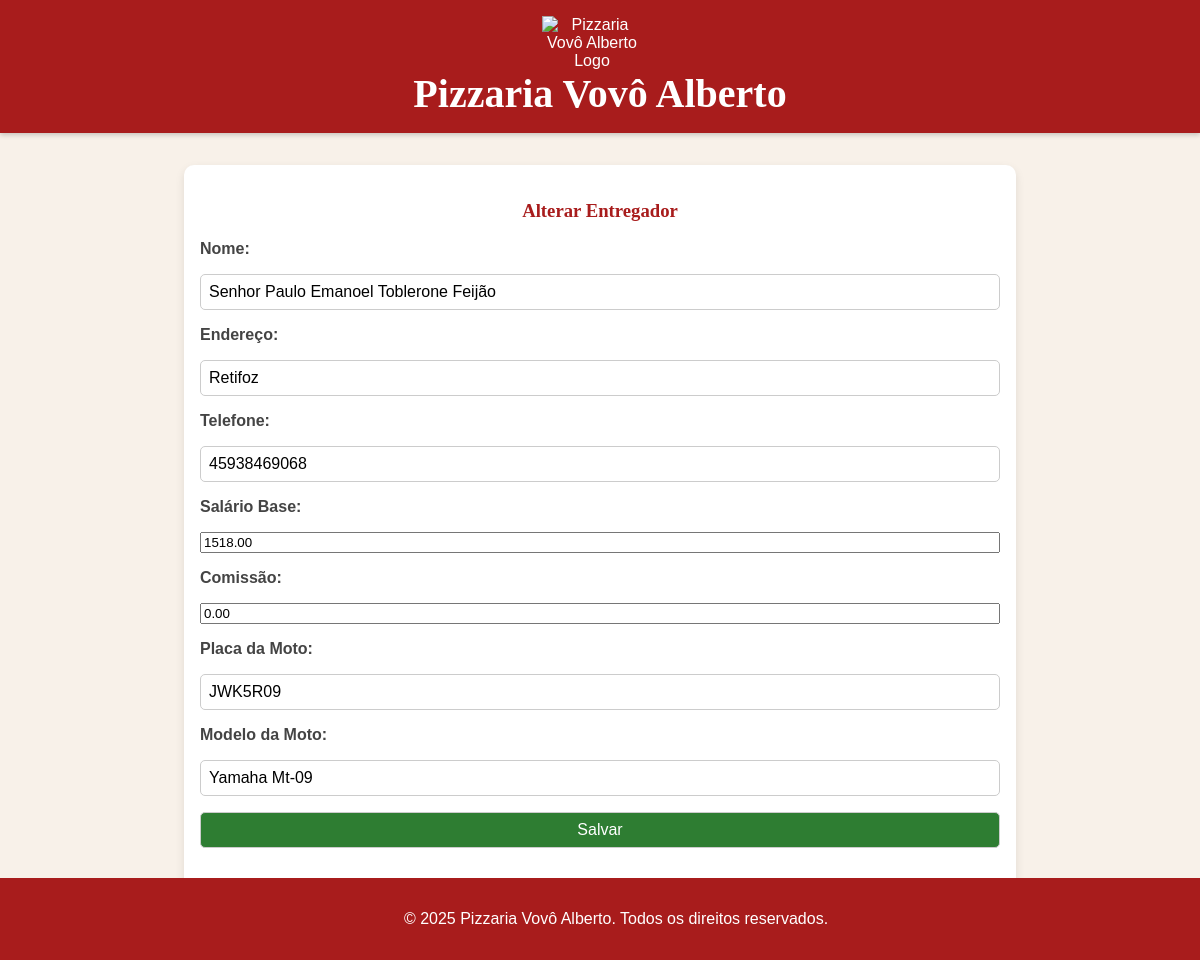
Screenshot of /view/entregadores/formEntregador.php?id=3 with the database file from the repository.
### tables this page shows
CREATE TABLE entregador (
    id INT AUTO_INCREMENT NOT NULL,
    nome VARCHAR(50) NOT NULL,
    endereco VARCHAR(100) NOT NULL,
    telefone VARCHAR(50) NOT NULL,
    salarioBase DECIMAL(10,2) NOT NULL,
    comissao DECIMAL(10,2) DEFAULT 0,
    placaMoto VARCHAR(7) NOT NULL,
    modeloMoto VARCHAR(30) NOT NULL,
    CONSTRAINT pk_entregador PRIMARY KEY (id)
);

### dao/EntregadorDAO.php (called while the page is built, shortened)
<?php
require_once(__DIR__ . '/../util/Connection.php');
require_once(__DIR__ . '/../model/Entregador.php');
class EntregadorDAO {
    private PDO $conexao;
    public function __construct() {
        $this->conexao = Connection::getConnection();
    }
    public function buscarPorId(int $id): ?Entregador {
        $sql = "SELECT * FROM entregador WHERE id = ?";
        $stm = $this->conexao->prepare($sql);
        $stm->execute([$id]);
        $result = $stm->fetchAll(PDO::FETCH_ASSOC);
        $entregadores = $this->map($result);
        return count($entregadores) > 0 ? $entregadores[0] : null;
    }
    public function map($resultado) {
        $entregadores = [];
        foreach ($resultado as $r) {
            $entregador = new Entregador();
            $entregador->setId($r['id']);
            $entregador->setNome($r['nome']);
            $entregador->setEndereco($r['endereco']);
            $entregador->setTelefone($r['telefone']);
            $entregador->setSalarioBase($r['salarioBase']);
            $entregador->setComissao($r['comissao']);
            $entregador->setPlacaMoto($r['placaMoto']);
            $entregador->setModeloMoto($r['modeloMoto']);
            $entregadores[] = $entregador;
        }
        return $entregadores;
    }
}
?>

### util/Connection.php (called while the page is built, shortened)
<?php
class Connection {
    private static $conn = null;
    public static function getConnection() {
        if(self::$conn == null) {
            try {
                $opcoes = array(
                    PDO::MYSQL_ATTR_INIT_COMMAND => "SET NAMES utf8",
                    PDO::ATTR_ERRMODE => PDO::ERRMODE_EXCEPTION,
                    PDO::ATTR_DEFAULT_FETCH_MODE => PDO::FETCH_ASSOC);
                $strConn = "mysql:host=" . DB_HOST . ";dbname=" . DB_NAME;
                self::$conn = new PDO($strConn, DB_USER, DB_PASSWORD, $opcoes);
            } catch(PDOException $e) {
                echo "Erro ao conectar na base de dados.<br>";
                print_r($e);
            }
        }
        return self::$conn;
    }
}

### controller/EntregadorController.php (called while the page is built, shortened)
<?php
require_once(__DIR__ . '/../model/Entregador.php');
require_once(__DIR__ . '/../dao/EntregadorDAO.php');
class EntregadorController {
    private ?EntregadorDAO $entregadorDAO;
    public function __construct(){
        $this->entregadorDAO = new EntregadorDAO();
    }
    public function buscarPorId(int $id): ?Entregador {
        return $this->entregadorDAO->buscarPorId($id);
    }
}
?>

### model/Entregador.php (called while the page is built, shortened)
<?php
class Entregador {
    private $nome;
    private $endereco;
    private $telefone;
    private $salarioBase;
    private $comissao;
    private $placaMoto;
    private $modeloMoto;
    function getNome(){
        return $this->nome;
    }
    function setNome($nome){
        $this->nome=$nome;
    }
    function getEndereco(){
        return $this->endereco;
    }
    function setEndereco($endereco){
        $this->endereco=$endereco;
    }
    function getTelefone(){
        return $this->telefone;
    }
    function setTelefone($telefone){
        $this->telefone=$telefone;
    }
    function getSalarioBase(){
        return $this->salarioBase;
    }
    function setSalarioBase($salarioBase){
        $this->salarioBase=$salarioBase;
    }
    function getComissao(){
        return $this->comissao;
    }
    function setComissao($comissao){
        $this->comissao=$comissao;
    }
    function getPlacaMoto(){
        return $this->placaMoto;
    }
    function setPlacaMoto($placaMoto){
        $this->placaMoto=$placaMoto;
    }
    function getModeloMoto(){
        return $this->modeloMoto;
    }
    function setModeloMoto($modeloMoto){
        $this->modeloMoto=$modeloMoto;
    }
}
?>

### view/entregadores/formEntregador.php (the view, shortened to what this page needs)
<?php
require_once(__DIR__ . "/../../controller/EntregadorController.php");
require_once(__DIR__ . "/../include/header.php");
$entregadorCont = new EntregadorController();
$id = filter_input(INPUT_GET, 'id', FILTER_VALIDATE_INT);
$entregador = $id ? $entregadorCont->buscarPorId($id) : new Entregador();
?>
<!DOCTYPE html>
<html lang="pt-BR">
<head>
    <link rel="stylesheet" href="../../css/styles.css">
</head>
<body>
    <main>
        <h3><?= $id ? 'Alterar' : 'Criar Novo' ?> Entregador</h3>
        <form action="" method="post">
            <label for="nome">Nome:</label>
            <input type="text" name="nome" id="nome" value="<?= htmlspecialchars($entregador->getNome() ?? '') ?>">
            <label for="endereco">Endereço:</label>
            <input type="text" name="endereco" id="endereco" value="<?= htmlspecialchars($entregador->getEndereco() ?? '') ?>">
            <label for="telefone">Telefone:</label>
            <input type="text" name="telefone" id="telefone" value="<?= htmlspecialchars($entregador->getTelefone() ?? '') ?>">
            <label for="salarioBase">Salário Base:</label>
            <input type="number" name="salarioBase" id="salarioBase" step="0.01" value="<?= htmlspecialchars($entregador->getSalarioBase() ?? '') ?>">
            <label for="comissao">Comissão:</label>
            <input type="number" name="comissao" id="comissao" step="0.01" value="<?= htmlspecialchars($entregador->getComissao() ?? '') ?>">
            <label for="placaMoto">Placa da Moto:</label>
            <input type="text" name="placaMoto" id="placaMoto" value="<?= htmlspecialchars($entregador->getPlacaMoto() ?? '') ?>">
            <label for="modeloMoto">Modelo da Moto:</label>
            <input type="text" name="modeloMoto" id="modeloMoto" value="<?= htmlspecialchars($entregador->getModeloMoto() ?? '') ?>">
            <input type="submit" value="Salvar">
        </form>
    </main>
</body>
</html>
<?php include_once(__DIR__ . "/../include/footer.php"); ?>

### css/styles.css (style rules this page uses)
body { font-family: 'Arial', sans-serif; background-color: #f8f1e9; margin: 0; padding: 0; background-image: url('https://www.transparenttextures.com/patterns/pizza.png'); background-size: cover; color: #333; }
main { max-width: 800px; margin: 2rem auto; padding: 1rem; background-color: #fff; border-radius: 10px; box-shadow: 0 4px 10px rgba(0, 0, 0, 0.1); padding-bottom: 4rem; }
h3 { color: #a81c1c; font-family: 'Georgia', serif; text-align: center; }
form { display: flex; flex-direction: column; gap: 1rem; }
label { font-weight: bold; color: #444; }
select, input[type="text"], input[type="submit"], button { padding: 0.5rem; border: 1px solid #ccc; border-radius: 5px; font-size: 1rem; }
input[type="submit"], button { background-color: #2e7d32; color: #fff; cursor: pointer; transition: background-color 0.3s; }

### rows the page displays
entregador: nome "Senhor Paulo Emanoel Toblerone Feijão", endereco "Retifoz", telefone "45938469068", salarioBase "1518.00", comissao "0.00", placaMoto "JWK5R09", modeloMoto "Yamaha Mt-09"
